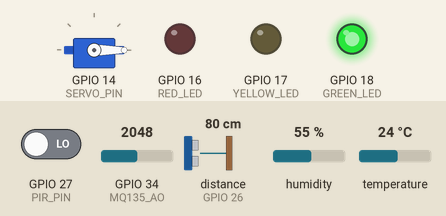
This sketch was run on a simulated ESP32. Parts: servo, output pins drawn as LEDs (lit = HIGH). Wiring (inferred from the names in the program): ultrasonic range finder: trigger GPIO 25; echo GPIO 26. The inputs (shaded band) are chosen by the test bench; at power-on: GPIO 27 (PIR_PIN) LOW, distance to the obstacle (sensor on GPIO 26) 80 cm, GPIO 34 (MQ135_AO) = 2048, humidity 55 %, temperature 24 °C. The echo pulse lasts 58.3 µs per cm; WiFi joins after 1.5 s; servers stay silent unless stated; uploads are accepted with an empty reply; pins used as bus, display or sensor lines are not drawn; what the sketch prints to the serial monitor is not drawn.

Above: at 3.7 s.
3.8 s: GPIO 27 (PIR_PIN) driven HIGH
At 6.1 s:
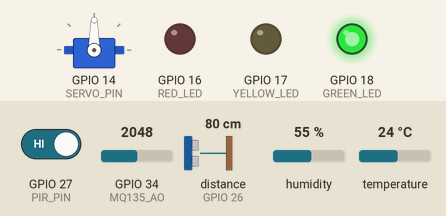
10.1 s: distance to the obstacle (sensor on GPIO 26) set to 14 cm
12.5 s: distance to the obstacle (sensor on GPIO 26) set to 11 cm
At 16.5 s:
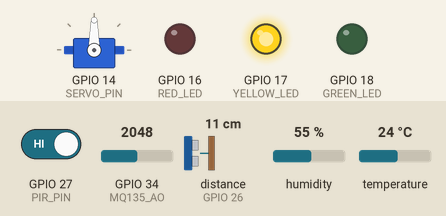
19.1 s: distance to the obstacle (sensor on GPIO 26) set to 9 cm
21.0 s: distance to the obstacle (sensor on GPIO 26) set to 6 cm
At 23.6 s:
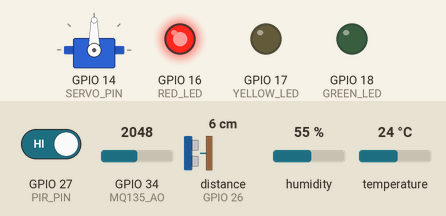
27.6 s: distance to the obstacle (sensor on GPIO 26) set to 18 cm
At 30.8 s:
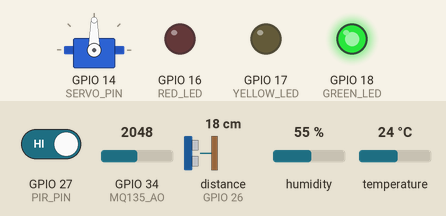
Timing chart, 0 to 35.2 s (numbered marks = the images above; inputs shaded):
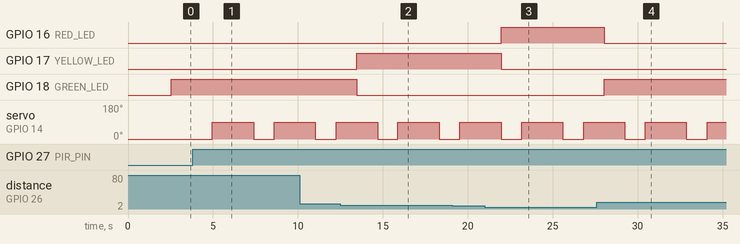

The sketch:

smartbin_with_connection.ino
```cpp
#include <WiFi.h>
#include <WiFiClientSecure.h>
#include <HTTPClient.h>
#include <ESP32Servo.h>
#include "DHT.h"

/* ===================== WIFI CONFIG ===================== */
// Replace with your own WiFi credentials
const char* WIFI_SSID = "YOUR_WIFI_SSID";
const char* WIFI_PASSWORD = "YOUR_WIFI_PASSWORD";

/* ===================== INFLUXDB CONFIG ===================== */
// Replace with your own InfluxDB details
const char* INFLUX_URL    = "https://your-region.aws.cloud2.influxdata.com";
const char* INFLUX_ORG    = "YOUR_ORG_NAME";
const char* INFLUX_BUCKET = "YOUR_BUCKET_NAME";
const char* INFLUX_TOKEN  = "YOUR_INFLUXDB_TOKEN";

/* ===================== PIN DEFINITIONS ===================== */
#define PIR_PIN     27
#define SERVO_PIN   14
#define MQ135_AO    34

#define RED_LED     16
#define YELLOW_LED  17
#define GREEN_LED   18

// Ultrasonic Sensor (powered by 3.3V)
#define US_TRIG     25
#define US_ECHO     26

// DHT11
#define DHTPIN      4
#define DHTTYPE     DHT11

/* ===================== OBJECTS ===================== */
Servo myServo;
DHT dht(DHTPIN, DHTTYPE);

/* ===================== SERVO CONTROL ===================== */
bool servoActivated = false;
unsigned long servoStartTime = 0;
const unsigned long servoHoldTime = 2000; // Servo stays open for 2 seconds

/* ===================== BIN CALIBRATION ===================== */
const float BIN_DEPTH_CM = 30.0;     // Distance from sensor to bin bottom
const float EMPTY_OFFSET_CM = 2.0;   // Sensor mounting offset

/* ===================== GLOBAL VARIABLES ===================== */
int fillPercent = 0;
float temperature = 0;
int gasValue = 0;
int motion = 0;

/* ===================== WIFI CONNECTION ===================== */
void connectWiFi() {
  WiFi.begin(WIFI_SSID, WIFI_PASSWORD);
  Serial.print("Connecting to WiFi");

  while (WiFi.status() != WL_CONNECTED) {
    delay(500);
    Serial.print(".");
  }

  Serial.println("\nWiFi connected");
}

/* ===================== INFLUXDB SEND FUNCTION ===================== */
void sendToInflux(float temp, int gas, int fill, int motionState) {
  if (WiFi.status() != WL_CONNECTED) return;

  WiFiClientSecure secureClient;
  secureClient.setInsecure();

  HTTPClient http;

  String url = String(INFLUX_URL) +
               "/api/v2/write?org=" + INFLUX_ORG +
               "&bucket=" + INFLUX_BUCKET +
               "&precision=s";

  // Line protocol format
  String data = "smartbin ";
  data += "temperature=" + String(temp) + ",";
  data += "gas=" + String(gas) + ",";
  data += "fill=" + String(fill) + ",";
  data += "motion=" + String(motionState);

  http.begin(secureClient, url);
  http.addHeader("Authorization", "Token " + String(INFLUX_TOKEN));
  http.addHeader("Content-Type", "text/plain");

  int responseCode = http.POST(data);
  Serial.print("InfluxDB response code: ");
  Serial.println(responseCode);

  http.end();
}

/* ===================== ULTRASONIC FUNCTION ===================== */
float readDistanceCm() {
  digitalWrite(US_TRIG, LOW);
  delayMicroseconds(2);
  digitalWrite(US_TRIG, HIGH);
  delayMicroseconds(10);
  digitalWrite(US_TRIG, LOW);

  long duration = pulseIn(US_ECHO, HIGH, 30000);
  if (duration == 0) return -1;

  return (duration * 0.0343) / 2.0;
}

/* ===================== LED CONTROL ===================== */
void setTrashLEDs(int percent) {
  if (percent <= 60) {
    digitalWrite(GREEN_LED, HIGH);
    digitalWrite(YELLOW_LED, LOW);
    digitalWrite(RED_LED, LOW);
  }
  else if (percent <= 80) {
    digitalWrite(GREEN_LED, LOW);
    digitalWrite(YELLOW_LED, HIGH);
    digitalWrite(RED_LED, LOW);
  }
  else {
    digitalWrite(GREEN_LED, LOW);
    digitalWrite(YELLOW_LED, LOW);
    digitalWrite(RED_LED, HIGH);
  }
}

/* ===================== SETUP ===================== */
void setup() {
  Serial.begin(9600);
  delay(1000);

  connectWiFi();

  pinMode(PIR_PIN, INPUT);
  pinMode(RED_LED, OUTPUT);
  pinMode(YELLOW_LED, OUTPUT);
  pinMode(GREEN_LED, OUTPUT);

  pinMode(US_TRIG, OUTPUT);
  pinMode(US_ECHO, INPUT);

  myServo.attach(SERVO_PIN);
  myServo.write(0); // Lid closed

  dht.begin();

  Serial.println("Smart Bin System Started");
}

/* ===================== LOOP ===================== */
void loop() {

  // --- MQ135 Gas Sensor ---
  gasValue = analogRead(MQ135_AO);

  // --- Temperature Sensor ---
  temperature = dht.readTemperature();

  // --- Ultrasonic Trash Level ---
  float distance = readDistanceCm();
  if (distance > 0) {
    float effectiveDepth = BIN_DEPTH_CM - EMPTY_OFFSET_CM;
    float fill = (effectiveDepth - (distance - EMPTY_OFFSET_CM)) / effectiveDepth;
    fill = constrain(fill, 0, 1);
    fillPercent = (int)(fill * 100);
    setTrashLEDs(fillPercent);
  }

  // --- PIR Sensor + Servo ---
  motion = digitalRead(PIR_PIN);
  if (motion == HIGH && !servoActivated) {
    myServo.write(90);  // Open lid
    servoActivated = true;
    servoStartTime = millis();
  }

  if (servoActivated && millis() - servoStartTime >= servoHoldTime) {
    myServo.write(0);   // Close lid
    servoActivated = false;
  }

  // --- Send Data to InfluxDB ---
  sendToInflux(temperature, gasValue, fillPercent, motion);

  delay(1000);
}
```

Measured:
- the behaviour switches between 13 and 12 cm on distance to the obstacle (sensor on GPIO 26) (found by bisection; images 1 and 2)
- the behaviour switches between 8 and 7 cm on distance to the obstacle (sensor on GPIO 26) (found by bisection; images 2 and 3)
- after the input at 3.8 s, servo on GPIO 14 (SERVO_PIN): 0° → 90° after 1.2 s, → 0° 2.4 s later, → 90° 1.2 s later
- after the input at 12.5 s, GPIO 17 (YELLOW_LED): LOW → HIGH after 0.96 s; GPIO 18 (GREEN_LED): HIGH → LOW after 0.96 s
- after the input at 21.0 s, GPIO 16 (RED_LED): LOW → HIGH after 0.97 s; GPIO 17 (YELLOW_LED): HIGH → LOW after 0.97 s
- after the input at 27.6 s, GPIO 16 (RED_LED): HIGH → LOW after 0.42 s; GPIO 18 (GREEN_LED): LOW → HIGH after 0.42 s
